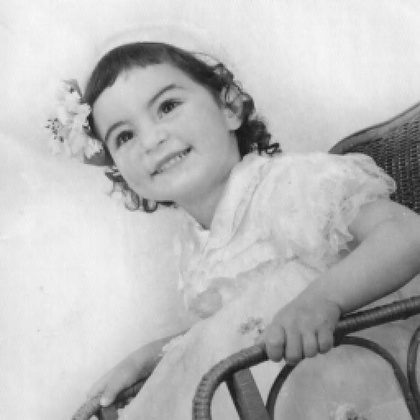
%> input picture Courses' Homeworks/Digital Image Processing/Homework 01/codes/input/girl.jpg, 420 x 420 px, shrunk from 512 x 512 before the run
$ octave ex06.m   (GNU Octave 9; MATLAB toolbox functions it lacks are replaced by stand-ins)
%> lines starting %> are read from the running program, lines starting %| are printed output that depends on the picture
im = imread('input\girl.jpg');
%> im is the input picture: size 420x420 uint8; min 22, max 249, mean 186.7

imSize = size(im);
%> imSize = [420 420]
bSize = [4 8 16 32];
imOut = uint8(zeros(imSize));

for c1 = 1:length(bSize)
    for c2 = 1:imSize(1) / bSize(c1)
        for c3 = 1:imSize(2) / bSize(c1)
            imSqPart = im((c2-1)*bSize(c1)+1:c2*bSize(c1), (c3-1)*bSize(c1)+1:c3*bSize(c1));
            imSqPartMean = mean(imSqPart(:));
            imOut((c2-1)*bSize(c1)+1:c2*bSize(c1), (c3-1)*bSize(c1)+1:c3*bSize(c1)) = imSqPartMean;
        end
    end
    imwrite(imOut, sprintf('output/ex06_girl_%d.bmp', bSize(c1)));
end
%> this loop made 4 passes
%> pass 1, `imwrite(imOut, sprintf('output/ex06_girl_%d.bmp', bSize(c1)));`:
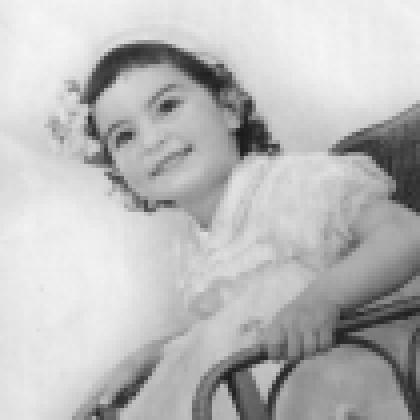
%> saved as ex06_girl_4.bmp: size 420x420 uint8; min 27, max 246, mean 186.7
%> pass 2, `imwrite(imOut, sprintf('output/ex06_girl_%d.bmp', bSize(c1)));`:
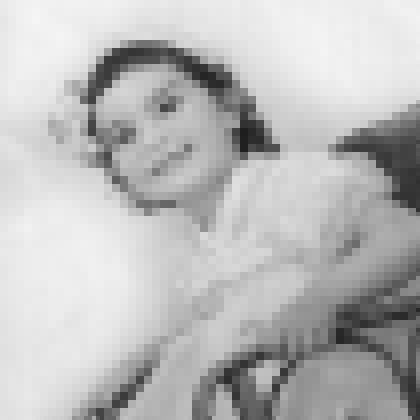
%> saved as ex06_girl_8.bmp: size 420x420 uint8; min 30, max 245, mean 186.7
%> after the loop:
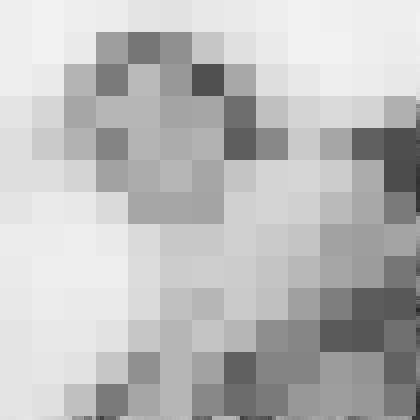
%> imOut: size 420x420 uint8; min 40, max 242, mean 186.7
